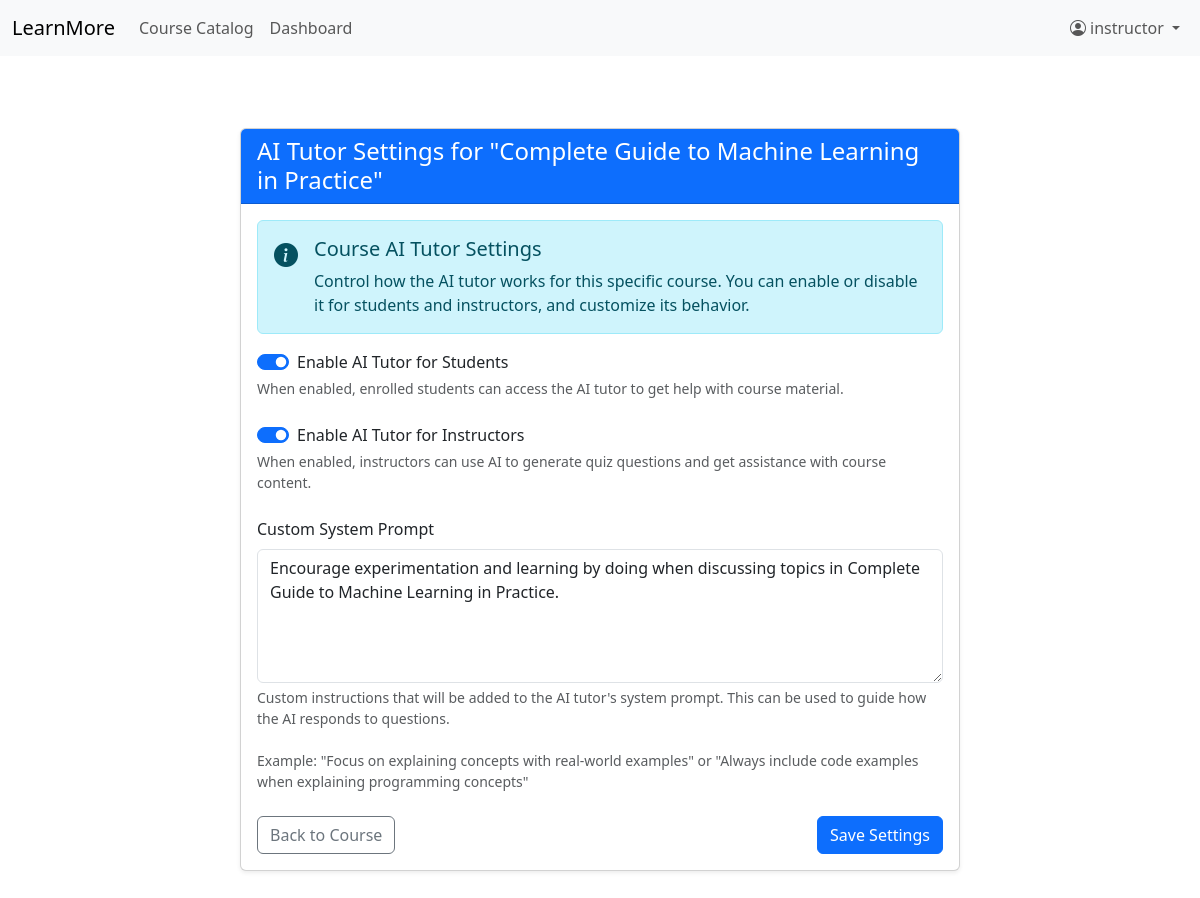
Screenshot of /ai/course/586/settings/ (signed in) with the database file from the repository.
### coursesapp/models.py (models this page shows, shortened)
class Course(models.Model):
    title = models.CharField(max_length=200)
    slug = models.SlugField(unique=True)
    description = models.TextField()
    instructor = models.ForeignKey(get_user_model(), on_delete=models.CASCADE, related_name='courses')
    categories = models.ManyToManyField(Category, related_name='courses')
    difficulty = models.PositiveIntegerField(default=100)
    duration = models.CharField(max_length=50, help_text='e.g. 8 weeks, 10 hours')
    is_public = models.BooleanField(default=True)
    is_published = models.BooleanField(default=False)
    created_at = models.DateTimeField(auto_now_add=True)

### aitutorapp/models.py (models this page shows, shortened)
class CourseAISettings(models.Model):
    course = models.OneToOneField(Course, on_delete=models.CASCADE, related_name='ai_settings')
    is_enabled_for_students = models.BooleanField(default=True,
                                                help_text="Enable AI tutor for enrolled students")
    is_enabled_for_instructors = models.BooleanField(default=True,
                                                  help_text="Enable AI tutor for course instructors")
    system_prompt = models.TextField(blank=True,
                                  help_text="Custom system prompt to guide the AI tutor behavior")
    created_at = models.DateTimeField(auto_now_add=True)
    updated_at = models.DateTimeField(auto_now=True)
    class Meta:
        verbose_name = "Course AI Settings"
        verbose_name_plural = "Course AI Settings"

### aitutorapp/views.py (the view)
# urls.py: path('course/<int:course_id>/settings/', views.course_ai_settings, name='course_ai_settings'),
@login_required
def course_ai_settings(request, course_id):
    course = get_object_or_404(Course, id=course_id)
    if request.user != course.instructor:
        messages.error(request, "You don't have permission to access this page.")
        return redirect('course_detail', course.slug)
    settings, created = CourseAISettings.objects.get_or_create(course=course)
    if request.method == 'POST':
        form = CourseAISettingsForm(request.POST, instance=settings)
        if form.is_valid():
            form.save()
            messages.success(request, "Course AI settings updated successfully!")
            return redirect('course_detail', course.slug)
    else:
        form = CourseAISettingsForm(instance=settings)
    context = {
        'form': form,
        'course': course
    }
    return render(request, 'aitutorapp/course_settings.html', context)

### aitutorapp/forms.py
class CourseAISettingsForm(forms.ModelForm):
    class Meta:
        model = CourseAISettings
        fields = ['is_enabled_for_students', 'is_enabled_for_instructors', 'system_prompt']
        widgets = {
            'is_enabled_for_students': forms.CheckboxInput(attrs={'class': 'form-check-input'}),
            'is_enabled_for_instructors': forms.CheckboxInput(attrs={'class': 'form-check-input'}),
            'system_prompt': forms.Textarea(attrs={'class': 'form-control', 'rows': 5,
                                              'placeholder': 'Custom instructions for the AI tutor...'})
        }

### aitutorapp/templates/aitutorapp/course_settings.html (shortened to what this page needs)
{% extends 'base.html' %}
{% load static %}
{% block content %}
<div class="container py-5">
    <div class="row justify-content-center">
        <div class="col-lg-8">
            <div class="card shadow-sm">
                <div class="card-header bg-primary text-white">
                    <h1 class="h4 mb-0">AI Tutor Settings for "{{ course.title }}"</h1>
                </div>
                <div class="card-body">
                    <div class="alert alert-info">
                        <div class="d-flex">
                            <div class="me-3">
                                <i class="bi bi-info-circle-fill fs-4"></i>
                            </div>
                            <div>
                                <h5 class="alert-heading">Course AI Tutor Settings</h5>
                                <p class="mb-0">Control how the AI tutor works for this specific course. You can enable or disable it for students and instructors, and customize its behavior.</p>
                            </div>
                        </div>
                    </div>
                    <form method="post">
                        <div class="mb-4">
                            <div class="form-check form-switch">
                                {{ form.is_enabled_for_students }}
                                <label class="form-check-label" for="{{ form.is_enabled_for_students.id_for_label }}">
                                    Enable AI Tutor for Students
                                </label>
                            </div>
                            <div class="form-text">When enabled, enrolled students can access the AI tutor to get help with course material.</div>
                        </div>
                        <div class="mb-4">
                            <div class="form-check form-switch">
                                {{ form.is_enabled_for_instructors }}
                                <label class="form-check-label" for="{{ form.is_enabled_for_instructors.id_for_label }}">
                                    Enable AI Tutor for Instructors
                                </label>
                            </div>
                            <div class="form-text">When enabled, instructors can use AI to generate quiz questions and get assistance with course content.</div>
                        </div>
                        <div class="mb-4">
                            <label for="{{ form.system_prompt.id_for_label }}" class="form-label">Custom System Prompt</label>
                            {{ form.system_prompt }}
                            <div class="form-text">
                                Custom instructions that will be added to the AI tutor's system prompt. This can be used to guide how the AI responds to questions.
                                <br><br>
                                Example: "Focus on explaining concepts with real-world examples" or "Always include code examples when explaining programming concepts"
                            </div>
                        </div>
                        <div class="d-flex justify-content-between mt-4">
                            <a href="{% url 'course_detail' course.slug %}" class="btn btn-outline-secondary">Back to Course</a>
                            <button type="submit" class="btn btn-primary">Save Settings</button>
                        </div>
                    </form>
                </div>
            </div>
        </div>
    </div>
</div>
{% endblock %}

### templates/base.html (shortened to what this page needs)
<!DOCTYPE html>
<html lang="en">
<head>
    <link href="https://cdn.jsdelivr.net/npm/bootstrap@5.3.0-alpha1/dist/css/bootstrap.min.css" rel="stylesheet">
    <link rel="stylesheet" href="https://cdn.jsdelivr.net/npm/bootstrap-icons@1.10.0/font/bootstrap-icons.css">
</head>
<body>
<nav class="navbar navbar-expand-lg navbar-light bg-light mb-4">
    <div class="container-fluid">
        <a class="navbar-brand" href="/learnmore/courses/">LearnMore</a>
        <div class="collapse navbar-collapse" id="navbarNav">
            <ul class="navbar-nav me-auto mb-2 mb-lg-0">
                <li class="nav-item">
                    <a class="nav-link" href="/learnmore/courses/">Course Catalog</a>
                </li>
                {% if user.is_authenticated %}
                <li class="nav-item">
                    {% if user.is_staff %}
                    <a class="nav-link" href="/learnmore/instructors/dashboard/">Dashboard</a>
                    {% else %}
                    <a class="nav-link" href="/learnmore/students/dashboard/">Dashboard</a>
                    {% endif %}
                </li>
                {% endif %}
            </ul>
            <ul class="navbar-nav ms-auto">
                {% if user.is_authenticated %}
                <li class="nav-item dropdown">
                    <a class="nav-link dropdown-toggle" href="#" id="navbarDropdown" role="button" data-bs-toggle="dropdown" aria-expanded="false">
                        <i class="bi bi-person-circle me-1"></i>{{ user.get_full_name|default:user.username }}
                    </a>
                </li>
                {% endif %}
            </ul>
        </div>
    </div>
</nav>
{% block container_start %}<div class="container">{% endblock %}
    {% block content %}{% endblock %}
{% block container_end %}</div>{% endblock %}
</body>
</html>

### rows the page displays
Course: title "Complete Guide to Machine Learning in Practice"
CourseAISettings: is_enabled_for_students "☑", is_enabled_for_instructors "☑", system_prompt "Encourage experimentation and learning by doing when discussing topics in Complete Guide to Machine Learning in Practice."

### other values shown
{{ user.get_full_name|default:user.username }} "instructor"
